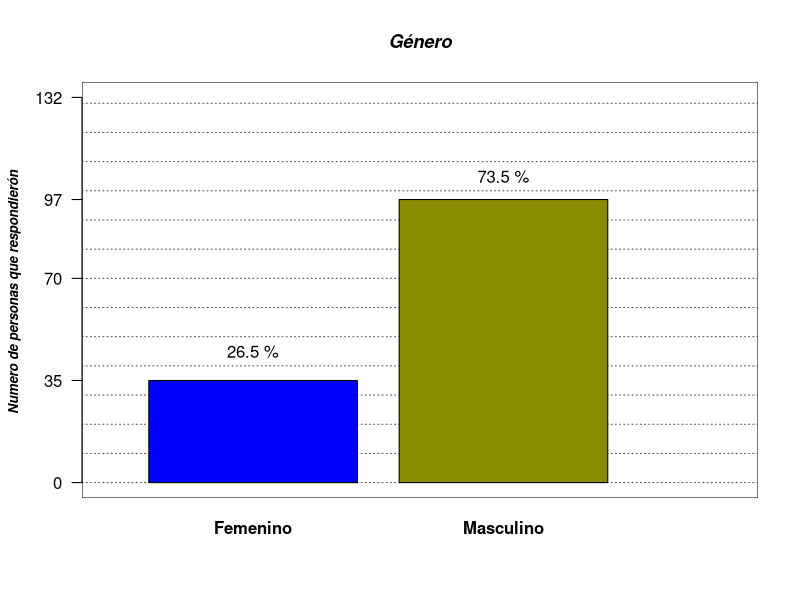
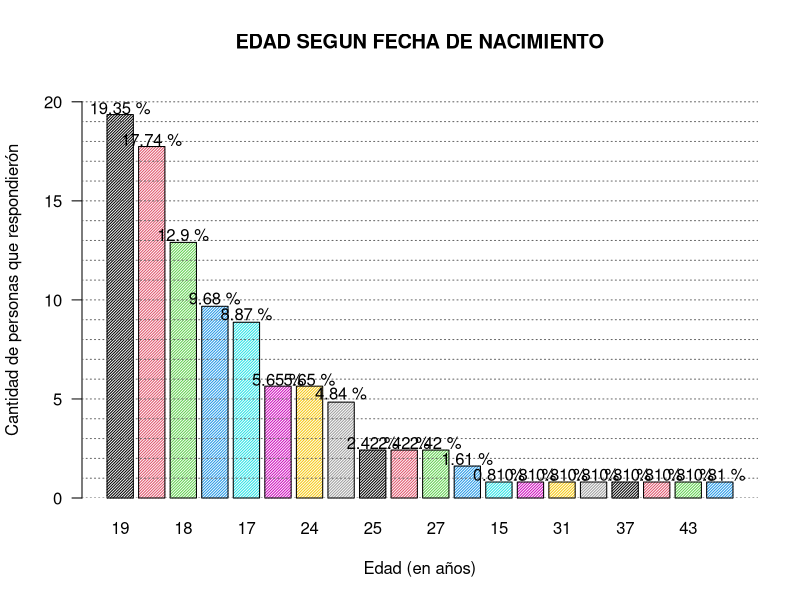
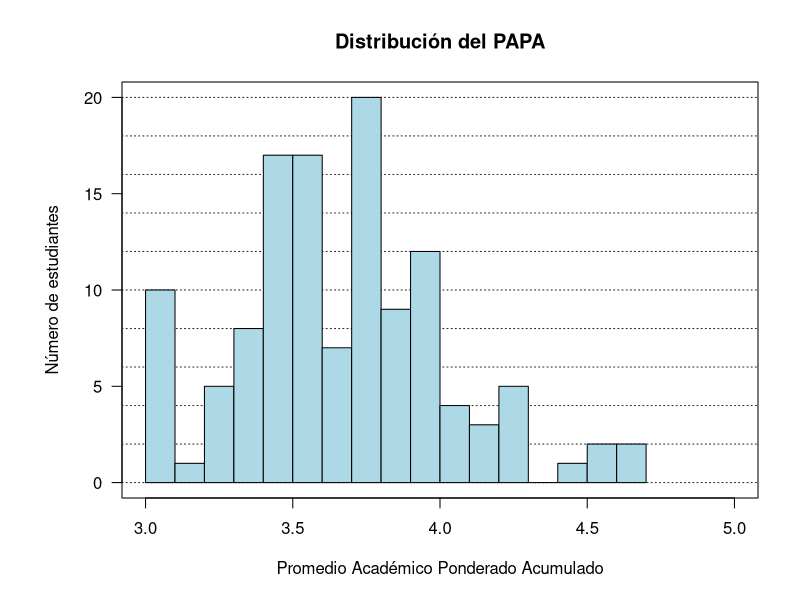
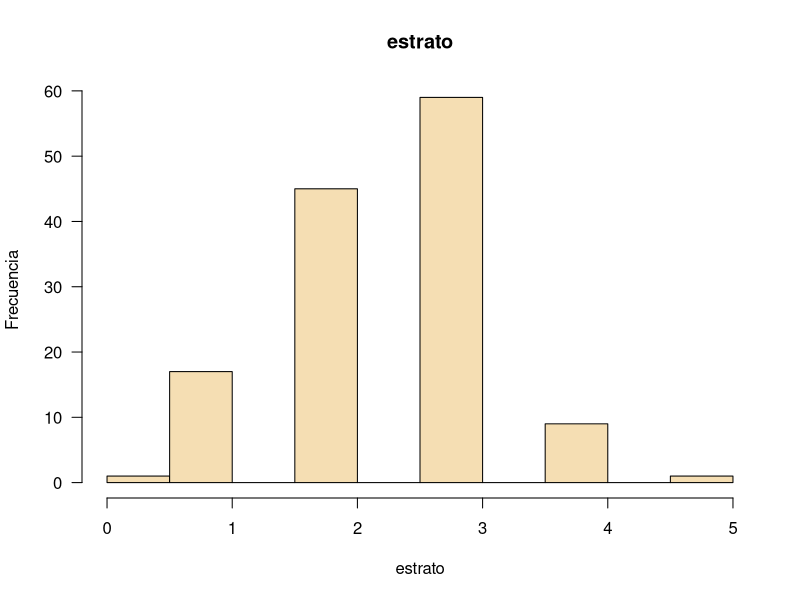
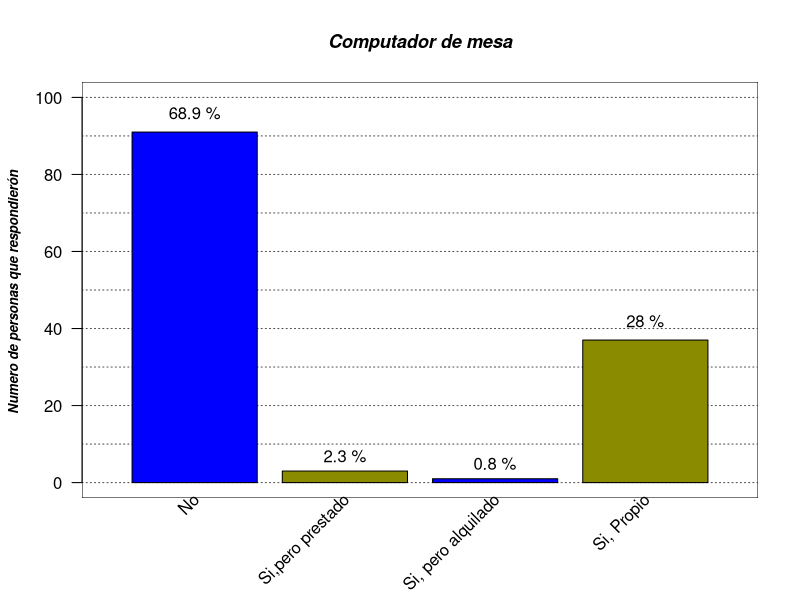
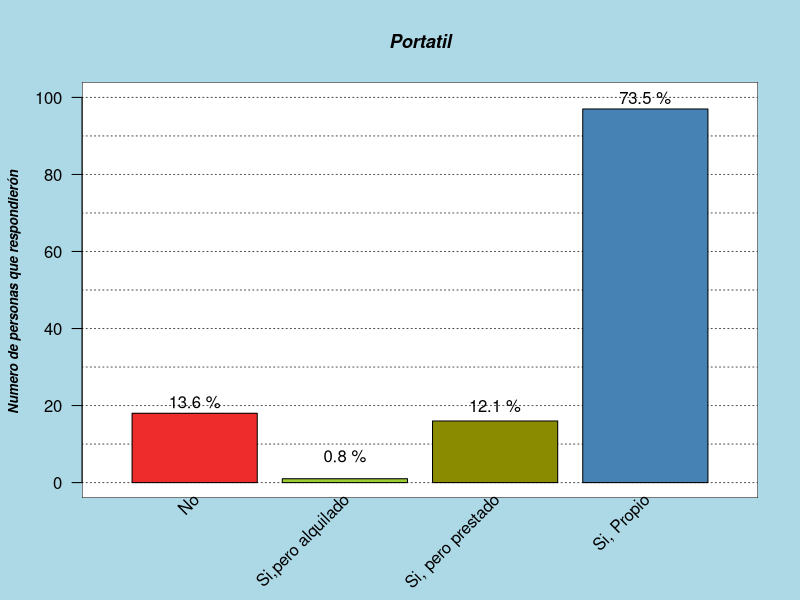
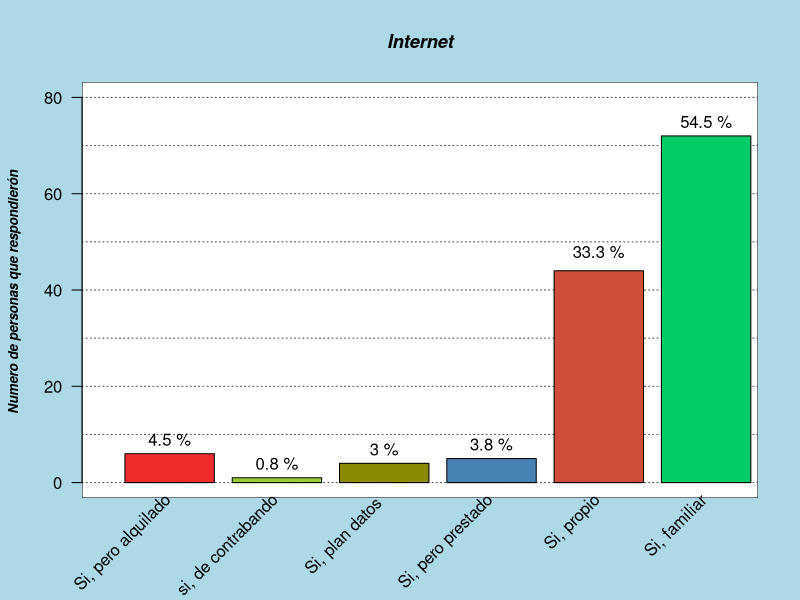
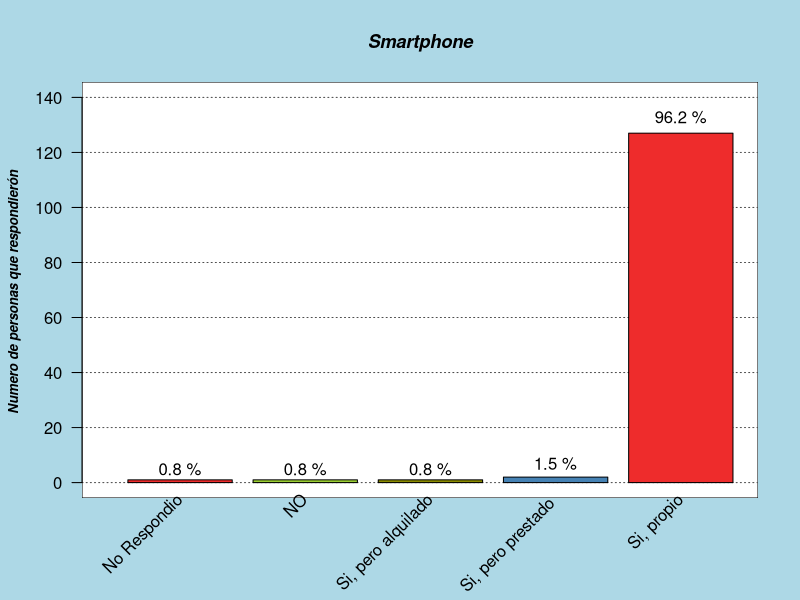

Reproduce these figures in R, in order. (Note: this script raises an error after producing the figures.)
## ---- chunk 1
knitr::opts_chunk$set(echo = FALSE,
                      message = FALSE,
                      warning = FALSE)
## ---- chunk 2
library(knitr)
library(ggplot2)
encuesta <- read.csv2("Encuesta_habitos_dep.csv", 
                       encoding = "UTF-8",
                      header = TRUE,
                       dec = ".")
## ---- chunk 3
genero <- table(encuesta$genero)
kable(genero,col.names = c("Genero","Cantidad de Respuestas"))
## ---- chunk 4
parametros_anterior <- par(no.readonly = TRUE)
#grafica de variable genero

par(bg="white")
plot(seq(0,3, length.out = 132), seq(0,132, length.out = 132), type="n",
     main   = "Género",
     
     font.main = 4,
     font.lab  = 4,
     cex.main  = 1.1,
     cex.lab   = 0.8,
     cex.sub   = 0.8,
     axes      = FALSE,
     xlab      = " ",
     ylab      = "Numero de personas que respondierón ",
     
     )

rect(par("usr")[1],par("usr")[3],par("usr")[2],par("usr")[4],col="white")

abline(h   = seq(0,132,10), 
       col = rep("grey30",17), 
       lty = 3,
       
       )

#mostramos con barplot la tabla1
grafica_genero <- barplot(genero,
                col       = c("blue", "yellow4"),
                font.axis = 2,
                axes      = FALSE,
                add       = TRUE
                )
axis(2, at = c(0,35,70,97,132),las = 1)

text(grafica_genero,
     c(45,105),
     labels = paste(round((genero/sum(genero)*100),1),"%")
     )

par(parametros_anterior)
## ---- chunk 5
kable(table(encuesta$edad),col.names = c("Edad","Número de Respuestas"))
## ---- chunk 6
a1 <-table(encuesta$edad)
## ---- chunk 7
b1 <-a1/sum(a1) * 100
## ---- chunk 8
parametros_anterior <- par(no.readonly = TRUE)
colores <-c("#0c67da")
b1<- b1[order(b1, decreasing=TRUE)]
ht <- barplot(b1, 
        las = 1, 
        space = 0.2,
        main = "EDAD SEGUN FECHA DE NACIMIENTO",
        density = 50,
        ylab = "Cantidad de personas que respondierón",
        xlab = "Edad (en años)",
        ylim = c(0,21),
         col = 1:dim(b1))
abline(h = seq(0, 20,1 ), col= rep("grey40",8), lty = 3)
text(ht, c (19.70, 18.1, 13.3, 10.1, 9.3,6,6,5.3,2.8,2.8,2.8,2,1.2,1.2,1.2,1.2,1.2,1.2,1.2,1.2) , labels = paste(round(b1,2),"%"))

par(parametros_anterior)

## ---- chunk 9
kable(table(encuesta$PAPA),col.names = c("PAPA","Frecuencia"))
## ---- chunk 10
param_ant <- par(no.readonly = TRUE)
par(mar = param_ant$mar + c(0, 2, 0, 0))
plot(c(3, 5), c(0, 20), type = "n", xlab = "", ylab = "",
     las = 1)
title(main = "Distribución del PAPA",
     xlab = "Promedio Académico Ponderado Acumulado",
     ylab = "Número de estudiantes")
abline(h = seq(0, 20, 2), col = "gray15", lty = 9)
hist(encuesta$PAPA, nclass = 20,
     col = "lightblue",
     add = TRUE)
par(param_ant)
## ---- chunk 11
papa <- as.numeric(encuesta$PAPA_depurado)
tabla_papa <- sort(table(papa), decreasing = TRUE)
j <- cbind(papa)
k <- summary(papa)
k

## ---- chunk 12
estrato_tabla <- table(encuesta$estrato_depurado)
kable(estrato_tabla,col.names = c("Estrato","Respuestas"))
## ---- chunk 13
estrato <- as.numeric(encuesta$estrato_depurado)
tabla_estrato <- sort(table(estrato), decreasing = TRUE)
parametros_anterior <- par(no.readonly = TRUE)



par(bg = "white")

hist(estrato, main = "estrato",
     xlab = "estrato", ylab = "Frecuencia",
     border = "black",
     col = "wheat",
     las =1,
     xlim = c(0,5))

par(parametros_anterior)

## ---- chunk 14
j <- cbind(estrato)
k <- summary(estrato)
k
## ---- chunk 15
computador_Mesa <- table(encuesta$computador_mesa)
kable(computador_Mesa,col.names = c("Repuesta","Cantidad de Respuestas"))
## ---- chunk 16
parametros_anterior <- par(no.readonly = TRUE)

par(bg="white")

plot(seq(0,10, length.out = 60), seq(0,6, length.out = 60), type="n",
     main   = "Computador de mesa",
     
     font.main = 4,
     font.lab  = 4,
     cex.main  = 1.1,
     cex.lab   = 0.8,
     cex.sub   = 0.8,
     axes      = FALSE,
     xlab      = " ",
     ylab      = "Numero de personas que respondierón ",
     xlim = c(0,5),
     ylim = c(0,100)
     )

rect(par("usr")[1],par("usr")[3],par("usr")[2],par("usr")[4],col="white")

abline(h   = seq(0,100,10), 
       col = rep("grey30",17), 
       lty = 3,
       
       )

Barras_computador <- barplot(computador_Mesa,
                col       = c("blue", "yellow4"),
                font.axis = 2,
                axes      = FALSE,
                add       = TRUE,
                xlim = c(0,5),
                names.arg = ""
                )
axis(2, at = c(),las = 1)

text(Barras_computador,
     c(96,7,5,42),
     labels = paste(round((computador_Mesa/sum(computador_Mesa)*100),1),"%")
     )

text(Barras_computador+0.1,
     par("usr")[3],0.4,
     labels = c("No","Si,pero prestado","Si, pero alquilado","Si, Propio"),
     srt = 45,
     pos = 2,
     xpd = TRUE)

par(parametros_anterior)
## ---- chunk 17
Portatil <- table(encuesta$portatil)
## ---- chunk 18
kable(Portatil,col.names = c("Respuesta","Cantidad de respuestas"))
## ---- chunk 19
parametros_anterior <- par(no.readonly = TRUE)
#Grafica variable portatil

par(bg = "lightblue")
plot(seq(0,10, length.out = 60), seq(0,6, length.out = 60), type="n",
     main   = "Portatil",
     
     font.main = 4,
     font.lab  = 4,
     cex.main  = 1.1,
     cex.lab   = 0.8,
     cex.sub   = 0.8,
     axes      = FALSE,
     xlab      = " ",
     ylab      = "Numero de personas que respondierón ",
     xlim = c(0,5),
     ylim = c(0,100)
     )

rect(par("usr")[1],par("usr")[3],par("usr")[2],par("usr")[4],col="white")

abline(h   = seq(0,100,10), 
       col = rep("grey30",17), 
       lty = 3,
       
       )


Barras_Portatil <- barplot(Portatil,
                           col       = c("firebrick2", "olivedrab3", "yellow4", "steelblue"),
                font.axis = 2,
                axes      = FALSE,
                add       = TRUE,
                xlim = c(0,5),
                names.arg = ""
                )
axis(2, at = c(),las = 1)

text(Barras_Portatil,
     c(21,7,20,100),
     labels = paste(round((Portatil/sum(Portatil)*100),1),"%")
     )

text(Barras_Portatil+0.1,
     par("usr")[3],0.4,
     labels = c("No","Si,pero alquilado","Si, pero prestado","Si, Propio"),
     srt = 45,
     pos = 2,
     xpd = TRUE)

par(parametros_anterior)

## ---- chunk 20
internet <- table(encuesta$internet)
## ---- chunk 21
kable(internet,col.names = c("Respuestas","Cantidad de respuestas"))
## ---- chunk 22
parametros_anterior <- par(no.readonly = TRUE)
#Grafica variable internet

par(bg = "lightblue")
plot(seq(0,10, length.out = 60), seq(0,6, length.out = 60), type="n",
     main   = "Internet",
     
     font.main = 4,
     font.lab  = 4,
     cex.main  = 1.1,
     cex.lab   = 0.8,
     cex.sub   = 0.8,
     axes      = FALSE,
     xlab      = " ",
     ylab      = "Numero de personas que respondierón ",
     xlim = c(0,7),
     ylim = c(0,80)
     )

rect(par("usr")[1],par("usr")[3],par("usr")[2],par("usr")[4],col="white")

abline(h   = seq(0,100,10), 
       col = rep("grey30",17), 
       lty = 3,
       
       )


Barras_internet <- barplot(internet,
                           col       = c("firebrick2", "olivedrab3", "yellow4", "steelblue", "tomato3", "springgreen3"),
                font.axis = 2,
                axes      = FALSE,
                add       = TRUE,
                xlim = c(0,5),
                names.arg = ""
                )
axis(2, at = c(),las = 1)

text(Barras_internet,
     c(9, 4, 7, 8, 48, 75),
     labels = paste(round((internet/sum(internet)*100),1),"%")
     )

text(Barras_internet+0.1,
     par("usr")[3],0.4,
     labels = c("Si, pero alquilado", "si, de contrabando","Si, plan datos ","Si, pero prestado", "Si, propio", "Si, familiar"),
     srt = 45,
     pos = 2,
     xpd = TRUE)

par(parametros_anterior)

## ---- chunk 23
Smartphone <- table(encuesta$smartphone)
## ---- chunk 24
kable(Smartphone,col.names = c("Repsuesta","cantidad de respuestas"))
## ---- chunk 25
parametros_anterior <- par(no.readonly = TRUE)
#Grafica variable Smartphone

par(bg = "lightblue")
plot(seq(0,10, length.out = 60), seq(0,6, length.out = 60), type="n",
     main   = "Smartphone",
     
     font.main = 4,
     font.lab  = 4,
     cex.main  = 1.1,
     cex.lab   = 0.8,
     cex.sub   = 0.8,
     axes      = FALSE,
     xlab      = " ",
     ylab      = "Numero de personas que respondierón ",
     xlim = c(0,6),
     ylim = c(0,140)
     )

rect(par("usr")[1],par("usr")[3],par("usr")[2],par("usr")[4],col="white")

abline(h   = seq(0,140,20), 
       col = rep("grey30",17), 
       lty = 3,
       
       )


Barras_smartphone <- barplot(Smartphone,
                           col       = c("firebrick2", "olivedrab3", "yellow4", "steelblue"),
                font.axis = 2,
                axes      = FALSE,
                add       = TRUE,
                xlim = c(0,5),
                names.arg = ""
                )
axis(2, at = c(),las = 1)

text(Barras_smartphone,
     c(5, 5, 5, 7, 133),
     labels = paste(round((Smartphone/sum(Smartphone)*100),1),"%")
     )

text(Barras_smartphone+0.1,
     par("usr")[3],0.4,
     labels = c("No Respondio", "NO", "Si, pero alquilado", "Si, pero prestado ","Si, propio"),
     srt = 45,
     pos = 2,
     xpd = TRUE)
par(parametros_anterior)

## ---- chunk 26
Estado_gov <- table(encuesta$estad_gov)
## ---- chunk 27
kable(Estado_gov,col.names = c("Respuesta","Número de Respuestas"))
## ---- chunk 28
parametros_anterior <- par(no.readonly = TRUE)
#Grafica variable Estado gov

par(bg = "floralwhite")
plot(seq(0,10, length.out = 60), seq(0,6, length.out = 60), type="n",
     main   = "Estado Gov",
     
     font.main = 4,
     font.lab  = 4,
     cex.main  = 1.1,
     cex.lab   = 0.8,
     cex.sub   = 0.8,
     axes      = FALSE,
     xlab      = " ",
     ylab      = "Numero de personas que respondierón ",
     xlim = c(0,4),
     ylim = c(0,100)
     )

rect(par("usr")[1],par("usr")[3],par("usr")[2],par("usr")[4],col="white")

abline(h   = seq(0,100,10), 
       col = rep("grey30",17), 
       lty = 3,
       
       )

Barras_Estado <- barplot(Estado_gov,
                           col = c("lightblue", "lemonchiffon", "greenyellow"),
                font.axis = 2,
                axes      = FALSE,
                add       = TRUE,
                xlim = c(0,5),
                names.arg = ""
                )
axis(2, at = c(),las = 1)

text(Barras_Estado,
     c(5, 5),
     labels = paste(round((Estado_gov/sum(Estado_gov)*100),1),"%")
     )

text(Barras_Estado+0.1,
     par("usr")[3],0.4,
     labels = c("No", "No respindio", "si"),
     srt = 45,
     pos = 2,
     xpd = TRUE)

par(parametros_anterior)

## ---- chunk 29
Origen_depurado <- with(encuesta, c(Origen1, Origen2, Origen3))
origen <- sort(table(Origen_depurado), decreasing = TRUE)
## ---- chunk 30
kable(origen,col.names = c("Origen","Respuestas"))
## ---- chunk 31
#Grafica variable Origen covid 19

parametros_anterior <- par(no.readonly = TRUE)

par(bg = "floralwhite")
plot(seq(0,10, length.out = 60), seq(0,6, length.out = 60), type="n",
     main   = "Origen covid 19",
     
     font.main = 4,
     font.lab  = 4,
     cex.main  = 1.1,
     cex.lab   = 0.8,
     cex.sub   = 0.8,
     axes      = FALSE,
     xlab      = " ",
     ylab      = "Numero de personas que respondierón ",
     xlim = c(0,6),
     ylim = c(0,80)
     )

rect(par("usr")[1],par("usr")[3],par("usr")[2],par("usr")[4],col="white")

abline(h   = seq(0,80,10), 
       col = rep("grey30",17), 
       lty = 3
       )

Barras_origen <- barplot(origen,
                           col = c("turquoise2", "violet", "lawngreen", "lightpink1", "orange"),
                font.axis = 2,
                axes      = FALSE,
                add       = TRUE,
                xlim = c(0,5),
                names.arg = ""
                )
axis(2, at = c(),las = 1)

text(Barras_origen,
     c(77, 50, 18, 11, 6),
     labels = paste(round((origen/sum(origen)*100),1),"%")
     )

text(Barras_origen+0.1,
     par("usr")[3],0.4,
     labels = "",
     srt = 45,
     pos = 2,
     xpd = TRUE)

legend(Barras_origen[2, 1] +1 , 80, legend = c("Fue un resultado de pasar el virus 
de animales a los humanos ",
" Fue fabricado en un laboratorio ", 
"No respondio",
"Es una conspiración",
"No es real, es un pretexto de
los gobiernos del mundo"),
       col = c("turquoise2", "violet", "lawngreen", "lightpink1", "orange"),
       pch = 17)

par(parametros_anterior)
## ---- chunk 32
combinar<- with(encuesta, c(habito_1,habito_2,habito_3,habito_4
                          ,habito_5,habito_6,habito_7,habito_8,habito_9
                          ,habito_10,habito_11,habito_12,habito_13,habito_14
                          ,habito_15,habito_16,habito_17))

tabla <- sort(table(combinar))
kable(tabla,col.names = c("Habito","Número de respuestas"))

## ---- chunk 33

par(mar=c(4,23.9,1,1))
graficaber <-barplot(tabla, las = 2, cex.names = 0.7,cex.axis = 1,horiz = TRUE,xlim = c(0,130),
                     col = c("cyan","darkred","blue","yellow","violet","tomato"))

text(c(25,34,35,44,50,55,55,60,60,68,68,70,78,80,85,85,91,93,105,108,113)+1,graficaber,
     labels = paste(round(tabla/sum(tabla)*100,2),"%")
     )


## ---- chunk 34
tabla9<- sort(table(encuesta$aleatorio))
kable(tabla9,col.names = c("Valor Aleatorio","Frecuencia"))
## ---- chunk 35
grafica9<-barplot(tabla9,las=2,col = c("cyan","darkred","blue","yellow","violet","tomato"),ylim = c(0,40))

text(grafica9,
     c(3,8,10,10,11,12,12,15,16,21,36),
     labels = paste(round((tabla9/sum(tabla9)*100),1),"%")
     )
## ---- chunk 36
ggplot(encuesta, aes(genero,PAPA,col = genero)) +
  geom_point(size = 2) +
  geom_smooth(se = FALSE)
## ---- chunk 37
ggplot(encuesta ,aes(x=edad,y=PAPA,col=PAPA))+
  geom_point(size = 2)+theme(axis.text.x = element_text(angle = 90, hjust = 1))

## ---- chunk 38
ggplot(encuesta, aes(PAPA, Carrera_depurada,col = Carrera_depurada)) +
  geom_point(size = 2) +
  geom_smooth(se = FALSE)
## ---- chunk 39
ggplot(encuesta, aes(PAPA, estrato,col = PAPA)) +
  geom_point(size = 2) +
  geom_smooth(se = FALSE)
## ---- chunk 40
Computador_mesa1 <- tapply(encuesta$PAPA_depurado, encuesta$computador_mesa, mean, na.rm = TRUE)
## ---- chunk 41
parametros_anterior <- par(no.readonly = TRUE)

par(bg = "floralwhite")


par(mar = parametros_anterior$mar + c(16, 10, 0, 0),
    las = 2,
    xaxt = "n",
    yaxt = "n")

with(encuesta, boxplot(PAPA_depurado ~ computador_mesa,
                       xlab = "",
                       notch = TRUE,
                       varwidth = TRUE,
                       col = c("darkseagreen2", "darkslategray2", "lavenderblush2", "lightpink1")))
     

title(main = "PAPA con computador de mesa ")

text(1:length(Computador_mesa1),
     par("usr")[3] - 0.2,
     labels = names(Computador_mesa1),
     srt = 45,
     pos = 2,
     xpd = TRUE)

text(par("usr")[1] - 0.4,
     seq(3, max(encuesta$PAPA_depurado, na.rm = TRUE), 
         0.2),
     labels = formatC(seq(3, max(encuesta$PAPA_depurado, na.rm = TRUE), 0.2),
                      digits = 1,
                      width = 3,
                      format = "f",
                      flag = "0"),
     xpd = TRUE)

axis(side = 2, 
     at = seq(3, max(encuesta$PAPA_depurado, na.rm = TRUE), 0.2))

mtext("computador de mesa", 
      las = 1, 
      side = 1, line = 8)
abline(h = mean(encuesta$PAPA_depurado, na.rm = TRUE),
       col = "blue")

par(parametros_anterior)
## ---- chunk 42
portatil1 <- tapply(encuesta$PAPA_depurado, encuesta$portatil, mean, na.rm = TRUE)
## ---- chunk 43
parametros_anterior <- par(no.readonly = TRUE)

par(bg = "floralwhite")

par(mar = parametros_anterior$mar + c(16, 10, 0, 0),
    las = 2,
    xaxt = "n",
    yaxt = "n")

with(encuesta, boxplot(PAPA_depurado ~ portatil,
                       xlab = "",
                       notch = TRUE,
                       varwidth = TRUE,
                       col = c("darkolivegreen1", "darkslategray3", "khaki1", "lightsalmon")))
     

title(main = "PAPA con la variable Portatil")

text(1:length(portatil1),
     par("usr")[3] - 0.2,
     labels = names(portatil1),
     srt = 45,
     pos = 2,
     xpd = TRUE)

text(par("usr")[1] - 0.4,
     seq(3, max(encuesta$PAPA_depurado, na.rm = TRUE), 
         0.2),
     labels = formatC(seq(3, max(encuesta$PAPA_depurado, na.rm = TRUE), 0.2),
                      digits = 1,
                      width = 3,
                      format = "f",
                      flag = "0"),
     xpd = TRUE)

axis(side = 2, 
     at = seq(3, max(encuesta$PAPA_depurado, na.rm = TRUE), 0.2))

mtext("portatil", 
      las = 1, 
      side = 1, line = 8)
abline(h = mean(encuesta$PAPA_depurado, na.rm = TRUE),
       col = "blue")

par(parametros_anterior)
## ---- chunk 44
Internet1 <- tapply(encuesta$PAPA_depurado, encuesta$internet, mean, na.rm = TRUE)
## ---- chunk 45

parametros_anterior <- par(no.readonly = TRUE)

par(bg = "floralwhite")

par(mar = parametros_anterior$mar + c(16, 10, 0, 0),
    las = 2,
    xaxt = "n",
    yaxt = "n")

with(encuesta, boxplot(PAPA_depurado ~ internet,
                       xlab = "",
                       notch = TRUE,
                       varwidth = TRUE,
                       col = c("mediumspringgreen", "navajowhite", "lightsteelblue1", "rosybrown1", "gold", "darkorchid1")))
     

title(main = "PAPA con la variable internet")

text(1:length(Internet1),
     par("usr")[3] - 0.2,
     labels = names(Internet1),
     srt = 45,
     pos = 2,
     xpd = TRUE)

text(par("usr")[1] - 0.4,
     seq(3, max(encuesta$PAPA_depurado, na.rm = TRUE), 
         0.2),
     labels = formatC(seq(3, max(encuesta$PAPA_depurado, na.rm = TRUE), 0.2),
                      digits = 1,
                      width = 3,
                      format = "f",
                      flag = "0"),
     xpd = TRUE)

axis(side = 2, 
     at = seq(3, max(encuesta$PAPA_depurado, na.rm = TRUE), 0.2))

mtext("INTERNET", 
      las = 1, 
      side = 1, line = 8)
abline(h = mean(encuesta$PAPA_depurado, na.rm = TRUE),
       col = "blue")

par(parametros_anterior)
## ---- chunk 46
smartphone1 <- tapply(encuesta$PAPA_depurado, encuesta$smartphone, mean, na.rm = TRUE)
## ---- chunk 47
parametros_anterior <- par(no.readonly = TRUE)

par(bg = "floralwhite")


par(mar = parametros_anterior$mar + c(16, 10, 0, 0),
    las = 2,
    xaxt = "n",
    yaxt = "n")

with(encuesta, boxplot(PAPA_depurado ~ smartphone,
                       xlab = "",
                       notch = TRUE,
                       varwidth = TRUE,
                       col = c("red", "green", "yellow", "gold", "darksalmon")))
     

title(main = "PAPA la variable smartphone ")

text(1:length(smartphone1),
     par("usr")[3] - 0.2,
     labels = names(smartphone1),
     srt = 45,
     pos = 2,
     xpd = TRUE)

text(par("usr")[1] - 0.4,
     seq(3, max(encuesta$PAPA_depurado, na.rm = TRUE), 
         0.2),
     labels = formatC(seq(3, max(encuesta$PAPA_depurado, na.rm = TRUE), 0.2),
                      digits = 1,
                      width = 3,
                      format = "f",
                      flag = "0"),
     xpd = TRUE)

axis(side = 2, 
     at = seq(3, max(encuesta$PAPA_depurado, na.rm = TRUE), 0.2))

mtext("smartphone", 
      las = 1, 
      side = 1, line = 8)
abline(h = mean(encuesta$PAPA_depurado, na.rm = TRUE),
       col = "blue")

par(parametros_anterior)
